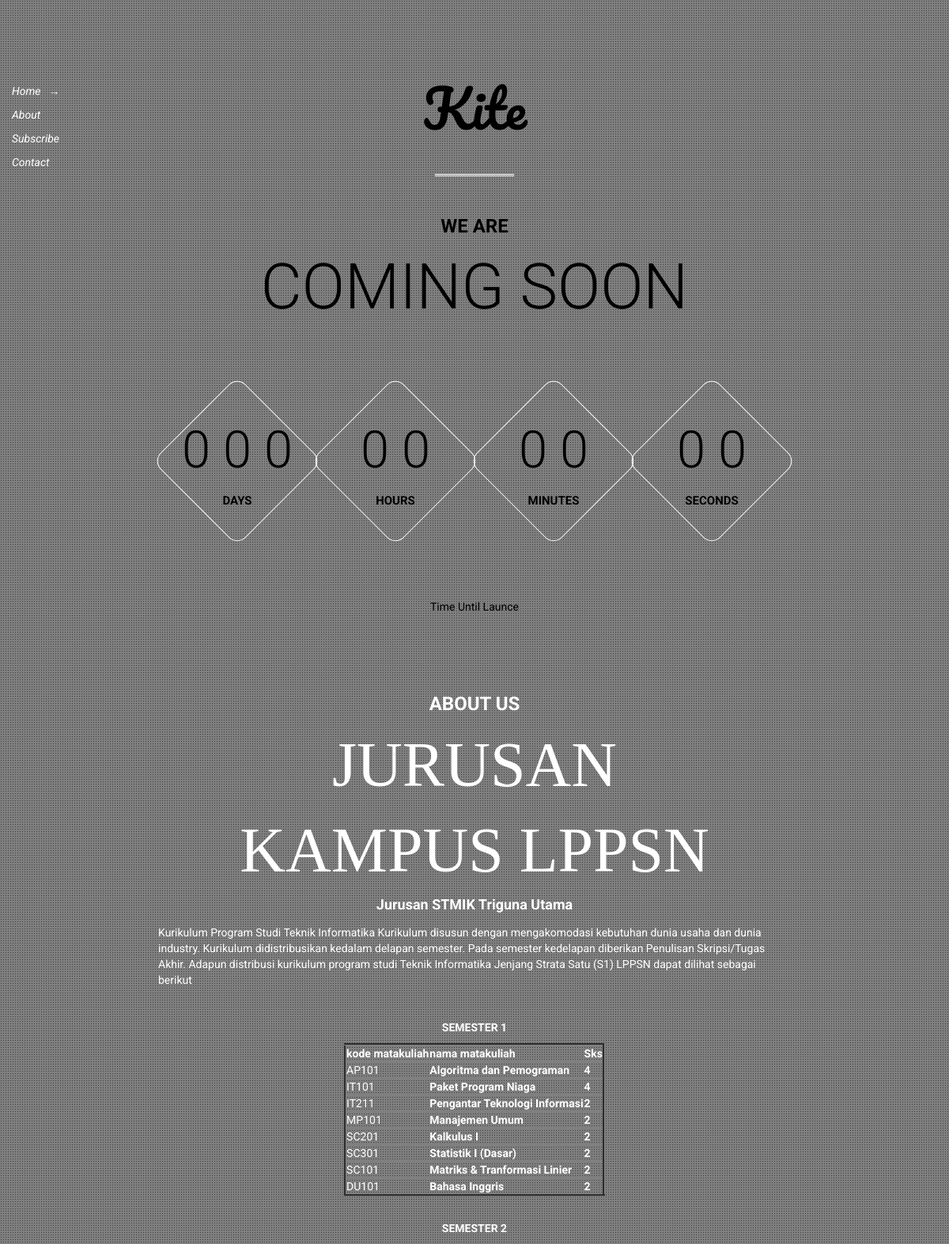
Page /about.php (upper part) on the committed database.
### tables this page shows
CREATE TABLE IF NOT EXISTS `tb_jurusan` (
  `kode_jurusan` int(11) NOT NULL,
  `nama_jurusan` varchar(100) NOT NULL,
  `keterangan` text NOT NULL
);

CREATE TABLE IF NOT EXISTS `tb_matkul` (
  `kode_matkul` varchar(10) NOT NULL,
  `nama_matkul` varchar(100) NOT NULL,
  `sks` int(11) NOT NULL,
  `semester` int(11) NOT NULL,
  `kode_jurusan` int(11) NOT NULL
);

### about.php (the view, shortened to what this page needs)
<!DOCTYPE html>
<html>
<head>
	<link href="assets/css/bootstrap.min.css" rel="stylesheet">
	<link href="assets/css/font-awesome.min.css" rel="stylesheet">
	<link href="assets/css/style.css" rel="stylesheet">
</head>
<body>
	<div class="navbar navbar-default navbar-fixed-top style1" id="main-menu" role="navigation">
		<nav class="collapse navbar-collapse">
			<ul id="headernavigation" class="nav navbar-nav">
				<li class="active"><a href="#page-top">Home</a></li>
				<li><a href="#about">About</a></li>
				<li><a href="#subscribe">Subscribe</a></li>
				<li><a href="#contact">Contact</a></li>
			</ul>
		</nav>
	</div>
	<section id="page-top" class="section-style" data-background-image="images/background/page-top.jpg"><div class="pattern height-resize style1">
			<div class="container">
				<h1 class="site-title">
					Kite				</h1>
				<h3 class="section-name">
						We Are				</h3>
				<h2 class="section-title">
					Coming Soon				</h2>
				<div id="time_countdown" class="time-count-container">
					<div class="col-sm-3">
						<div class="time-box">
							<div class="time-box-inner dash days_dash animated" data-animation="rollIn" data-animation-delay="300">
								<span class="time-number">
									<span class="digit">0</span>
									<span class="digit">0</span>
									<span class="digit">0</span>								</span>
								<span class="time-name">Days</span>							</div>
						</div>
					</div>
					<div class="col-sm-3">
						<div class="time-box">
							<div class="time-box-inner dash hours_dash animated" data-animation="rollIn" data-animation-delay="600">
								<span class="time-number">
									<span class="digit">0</span>
									<span class="digit">0</span>								</span>
								<span class="time-name">Hours</span>							</div>
						</div>
					</div>
					<div class="col-sm-3">
						<div class="time-box">
							<div class="time-box-inner dash minutes_dash animated" data-animation="rollIn" data-animation-delay="900">
								<span class="time-number">
									<span class="digit">0</span>
									<span class="digit">0</span>								</span>
								<span class="time-name">Minutes</span>							</div>
						</div>
					</div>
					<div class="col-sm-3">
						<div class="time-box">
							<div class="time-box-inner dash seconds_dash animated" data-animation="rollIn" data-animation-delay="1200">
								<span class="time-number">
									<span class="digit">0</span>
									<span class="digit">0</span>								</span>
								<span class="time-name">Seconds</span>							</div>
						</div>
					</div>
				</div>
				<p class="time-until">
					Time Until Launce				</p>
			</div>
		</div>
	  </section>
	<section id="about" class="section-style" data-background-image="images/background/about-us.jpg"><div class="pattern height-resize">
			<div class="container style9">
				<h3 class="section-name ">
						About Us				</h3>
				<h2 class="section-title style8">
					JURUSAN</h2>
				<h2 class="section-title style8">KAMPUS LPPSN</h2>
				<?php
				$jurusan=mysql_query("SELECT * FROM tb_jurusan");
				while ($r=mysql_fetch_array($jurusan)){
					echo "<p><p class='section-description style4'><strong>Jurusan $r[nama_jurusan]</strong></p>";
					echo "<p>$r[keterangan]</p>";
					for($i=1; $i<=8; $i++)
					{
						echo "<div align='center'>";
							echo "<p> &nbsp; </p>";
							echo "<p> <b> SEMESTER $i </b> </p>";
							echo"<table id='tbl_'$r[kode_jurusan]' border='3' cellspacing='0' cellpadding='0'>";
							$matkul=mysql_query("SELECT * FROM tb_matkul where kode_jurusan='$r[kode_jurusan]' and semester = $i");
							echo"<tr>
									<th>kode matakuliah</th>
									<th>nama matakuliah</th>
									<th>Sks</th>
								</tr>";
							while ($r_matkul=mysql_fetch_array($matkul)){
								echo"<tr>
									<td>$r_matkul[kode_matkul]</td>
									<th>$r_matkul[nama_matkul]</th>
									<th>$r_matkul[sks]</th>
								</tr>";
							}
							echo"</table>";
						echo "</div>";
					}
				}
				  ?>
			  </div>
	  </div>
	</section>
	</body>
</html>

### assets/css/style.css (style rules this page uses)
body { font-family:'Roboto', sans-serif; color:#fff; -webkit-font-smoothing:antialiased; -moz-osx-font-smoothing:grayscale; }
a { color: #3498db; }
.section-style { background-attachment:inherit; background-position:50% 0; background-repeat:no-repeat; margin:0 auto; width:100%; background-size:cover; }
.pattern { background:rgba(0,0,0,.5) url(../images/pattern.png); padding-top:100px; }
.container { overflow:hidden; }
.section-name { font-weight:700; text-align:center; text-transform:uppercase; margin:0; }
.section-title { text-align:center; text-transform:uppercase; font-weight:300; font-size:80px; }
.section-description { font-weight:300; text-align:center; line-height:30px; }
.navbar-default .navbar-nav>li>a:hover, .navbar-default .navbar-nav>li>a:focus, .navbar-default .navbar-nav>li>a, .navbar-default .navbar-nav>.active>a, .navbar-default .navbar-nav>.active>a:hover, .navbar-default .navbar-nav>.active>a:focus { color:#fff; background-color:transparent; }
.navbar-default { background-color:transparent; border-color:transparent; }
.navbar-default .navbar-nav>.active>a:after { content:"\2192"; display:inline-block; font-style:normal; font-weight:normal; line-height:1; margin-left:10px; -webkit-font-smoothing:antialiased; -moz-osx-font-smoothing:grayscale; -webkit-transition:all .25s; -moz-transition:all .25s; -ms-transition:all .25s; -o-transition:all .25s; transition:all .25s; }
.navbar-nav>li>a { padding:5px 15px; font-weight:400; font-style:italic; -webkit-transition:all .25s; -moz-transition:all .25s; -ms-transition:all .25s; -o-transition:all .25s; transition:all .25s; }
.navbar-default .navbar-collapse, .navbar-default .navbar-form { border-color: transparent; }
@media screen and (min-width: 992px) { .navbar-fixed-top { top:100px; z-index:9999; } }
@media screen and (min-width: 992px) { .navbar-default { width:180px; } }
@media screen and (min-width: 992px) { .navbar-nav>li { float:none !important; } }
.site-title { text-align:center; font-size:66px; font-family:'Pacifico'; margin:0 0 50px 0; padding-bottom:50px; position:relative; }
.site-title:before, .site-title:after { content:""; width:100px; height:10px; left:50%; margin-left:-50px; border-bottom:1px double #fff; position:absolute; }
.site-title:before { bottom:0; }
.site-title:after { bottom:2px; }
.time-count-container { min-height:300px; margin-top:50px; }
.time-box { width:150px; height:150px; display:table; border:1px solid #fff; margin:50px auto; -webkit-border-radius:15px; -moz-border-radius:15px; -ms-border-radius:15px; -o-border-radius:15px; border-radius:15px; -webkit-transform:rotate(45deg); -moz-transform:rotate(45deg); -ms-transform:rotate(45deg); -o-transform:rotate(45deg); transform:rotate(45deg); }
.time-box-inner { width:150px; height:150px; display:table; text-align:center; -webkit-transform:rotate(-45deg); -moz-transform:rotate(-45deg); -ms-transform:rotate(-45deg); -o-transform:rotate(-45deg); transform:rotate(-45deg); }
.time-number { font-size:65px; width:100%; display:inline-block; font-weight:300; padding-top: 15%; -webkit-transition:all .25s; -moz-transition:all .25s; -ms-transition:all .25s; -o-transition:all .25s; transition:all .25s; }
.time-number .digit { line-height: 60px; display: inline-block; overflow: hidden; }
.time-name { font-size:15px; text-transform:uppercase; font-weight:700; }
.time-until { text-align:center; margin:0; }
@media (min-width: 992px) { .container { width:100%; max-width:830px; } }
@media (min-width: 1170px) { .container { width:830px; } }

### about.php (style rules this page uses)
.style4 { font-size: 18px }
.style8 { font-family: Georgia, "Times New Roman", Times, serif }
.style9 { color: #FFFFFF }

### rows in the picture
tb_jurusan: nama_jurusan "STMIK Triguna Utama", keterangan "Kurikulum Program Studi Teknik Informatika Kurikulum disusun dengan mengakomodasi kebutuhan dunia usaha dan dunia industry. Kurikulum didistribusikan kedalam delapan semester. Pada semester kedelapan diberikan Penulisan Skripsi/Tugas Akhir. Adapun distribusi kurikulum program studi Teknik Informatika Jenjang Strata Satu (S1) LPPSN dapat dilihat sebagai berikut"
tb_matkul: kode_matkul "AP101", nama_matkul "Algoritma dan Pemograman", sks "4"
tb_matkul: kode_matkul "IT101", nama_matkul "Paket Program Niaga", sks "4"
tb_matkul: kode_matkul "IT211", nama_matkul "Pengantar Teknologi Informasi", sks "2"
tb_matkul: kode_matkul "MP101", nama_matkul "Manajemen Umum", sks "2"
tb_matkul: kode_matkul "SC201", nama_matkul "Kalkulus I", sks "2"
tb_matkul: kode_matkul "SC301", nama_matkul "Statistik I (Dasar)", sks "2"
tb_matkul: kode_matkul "SC101", nama_matkul "Matriks & Tranformasi Linier", sks "2"
tb_matkul: kode_matkul "DU101", nama_matkul "Bahasa Inggris", sks "2"
